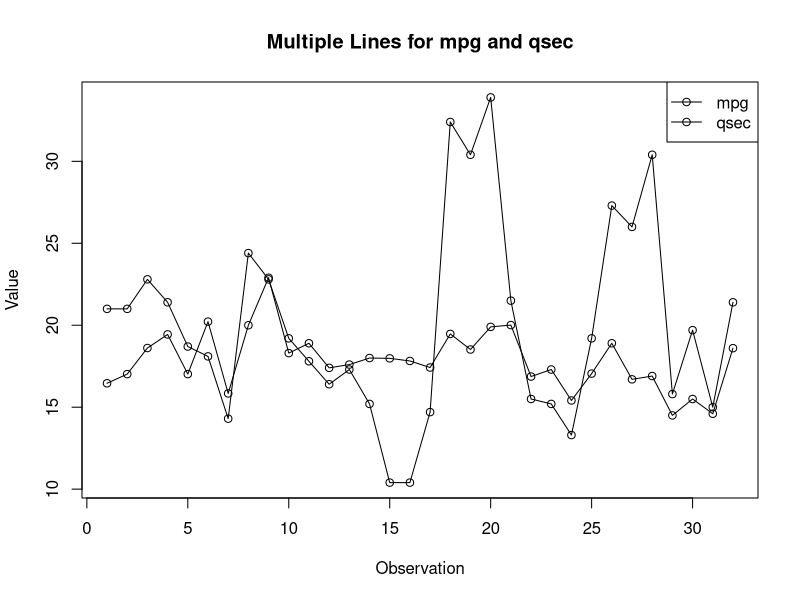

This figure's R source:
data(mtcars)

plot(mtcars$mpg, type = "o", main = "Multiple Lines for mpg and qsec", xlab = "Observation", ylab = "Value")
lines(mtcars$qsec, type = "o")
legend("topright", legend = c("mpg", "qsec"), lty = 1, pch = 1)
